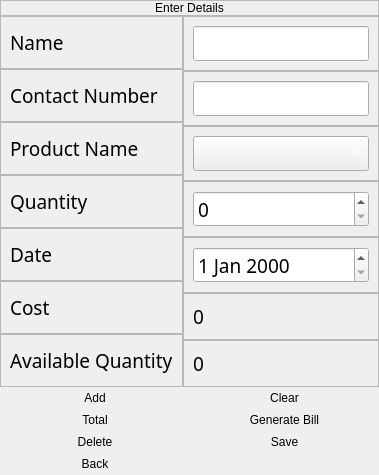
                  <widget class="QFrame" name="frame_34">
                   <property name="sizePolicy">
                    <sizepolicy hsizetype="Fixed" vsizetype="Expanding">
                     <horstretch>0</horstretch>
                     <verstretch>0</verstretch>
                    </sizepolicy>
                   </property>
                   <property name="frameShape">
                    <enum>QFrame::NoFrame</enum>
                   </property>
                   <property name="frameShadow">
                    <enum>QFrame::Plain</enum>
                   </property>
                   <layout class="QVBoxLayout" name="verticalLayout_20">
                    <property name="spacing">
                     <number>0</number>
                    </property>
                    <property name="leftMargin">
                     <number>0</number>
                    </property>
                    <property name="topMargin">
                     <number>0</number>
                    </property>
                    <property name="rightMargin">
                     <number>0</number>
                    </property>
                    <property name="bottomMargin">
                     <number>0</number>
                    </property>
                    <item>
                     <widget class="QFrame" name="frame_35">
                      <property name="sizePolicy">
                       <sizepolicy hsizetype="Preferred" vsizetype="Fixed">
                        <horstretch>0</horstretch>
                        <verstretch>0</verstretch>
                       </sizepolicy>
                      </property>
                      <property name="frameShape">
                       <enum>QFrame::StyledPanel</enum>
                      </property>
                      <property name="frameShadow">
                       <enum>QFrame::Raised</enum>
                      </property>
                      <layout class="QVBoxLayout" name="verticalLayout_16">
                       <property name="spacing">
                        <number>0</number>
                       </property>
                       <property name="leftMargin">
                        <number>0</number>
                       </property>
                       <property name="topMargin">
                        <number>0</number>
                       </property>
                       <property name="rightMargin">
                        <number>0</number>
                       </property>
                       <property name="bottomMargin">
                        <number>0</number>
                       </property>
                       <item>
                        <widget class="QLabel" name="label_15">
                         <property name="styleSheet">
                          <string notr="true">font: 16pt &quot;Century Gothic&quot;;</string>
                         </property>
                         <property name="text">
                          <string>Enter Details</string>
                         </property>
                         <property name="alignment">
                          <set>Qt::AlignCenter</set>
                         </property>
                        </widget>
                       </item>
                      </layout>
                     </widget>
                    </item>
                    <item>
                     <widget class="QFrame" name="frame_12">
                      <property name="sizePolicy">
                       <sizepolicy hsizetype="Fixed" vsizetype="Fixed">
                        <horstretch>0</horstretch>
                        <verstretch>0</verstretch>
                       </sizepolicy>
                      </property>
                      <property name="font">
                       <font>
                        <family>Century Gothic</family>
                        <pointsize>14</pointsize>
                       </font>
                      </property>
                      <property name="autoFillBackground">
                       <bool>false</bool>
                      </property>
                      <property name="frameShape">
                       <enum>QFrame::NoFrame</enum>
                      </property>
                      <property name="frameShadow">
                       <enum>QFrame::Plain</enum>
                      </property>
                      <layout class="QHBoxLayout" name="horizontalLayout_7">
                       <property name="spacing">
                        <number>0</number>
                       </property>
                       <property name="sizeConstraint">
                        <enum>QLayout::SetDefaultConstraint</enum>
                       </property>
                       <property name="leftMargin">
                        <number>0</number>
                       </property>
                       <property name="topMargin">
                        <number>0</number>
                       </property>
                       <property name="rightMargin">
                        <number>0</number>
                       </property>
                       <property name="bottomMargin">
                        <number>0</number>
                       </property>
                       <item>
                        <widget class="QFrame" name="frame_15">
                         <property name="frameShape">
                          <enum>QFrame::NoFrame</enum>
                         </property>
                         <property name="frameShadow">
                          <enum>QFrame::Plain</enum>
                         </property>
                         <layout class="QVBoxLayout" name="verticalLayout_13">
                          <property name="spacing">
                           <number>0</number>
                          </property>
                          <property name="leftMargin">
                           <number>0</number>
                          </property>
                          <property name="topMargin">
                           <number>0</number>
                          </property>
                          <property name="rightMargin">
                           <number>0</number>
                          </property>
                          <property name="bottomMargin">
                           <number>0</number>
                          </property>
                          <item>
                           <widget class="QFrame" name="frame_27">
                            <property name="styleSheet">
                             <string notr="true">font: 16pt &quot;Century Gothic&quot;;</string>
                            </property>
                            <property name="frameShape">
                             <enum>QFrame::StyledPanel</enum>
                            </property>
                            <property name="frameShadow">
                             <enum>QFrame::Raised</enum>
                            </property>
                            <layout class="QVBoxLayout" name="verticalLayout_21">
                             <item>
                              <widget class="QLabel" name="label_6">
                               <property name="styleSheet">
                                <string notr="true">font: 12pt &quot;Century Gothic&quot;;
</string>
                               </property>
                               <property name="text">
                                <string>Name</string>
                               </property>
                              </widget>
                             </item>
                            </layout>
                           </widget>
                          </item>
                          <item>
                           <widget class="QFrame" name="frame_31">
                            <property name="frameShape">
                             <enum>QFrame::StyledPanel</enum>
                            </property>
                            <property name="frameShadow">
                             <enum>QFrame::Raised</enum>
                            </property>
                            <layout class="QVBoxLayout" name="verticalLayout_22">
                             <item>
                              <widget class="QLabel" name="label_7">
                               <property name="styleSheet">
                                <string notr="true">font: 12pt &quot;Century Gothic&quot;;
</string>
                               </property>
                               <property name="text">
                                <string>Contact Number</string>
                               </property>
                              </widget>
                             </item>
                            </layout>
                           </widget>
                          </item>
                          <item>
                           <widget class="QFrame" name="frame_26">
                            <property name="frameShape">
                             <enum>QFrame::StyledPanel</enum>
                            </property>
                            <property name="frameShadow">
                             <enum>QFrame::Raised</enum>
                            </property>
                            <layout class="QVBoxLayout" name="verticalLayout_23">
                             <item>
                              <widget class="QLabel" name="label_8">
                               <property name="styleSheet">
                                <string notr="true">font: 12pt &quot;Century Gothic&quot;;
</string>
                               </property>
                               <property name="text">
                                <string>Product Name</string>
                               </property>
                              </widget>
                             </item>
                            </layout>
                           </widget>
                          </item>
                          <item>
                           <widget class="QFrame" name="frame_28">
                            <property name="frameShape">
                             <enum>QFrame::StyledPanel</enum>
                            </property>
                            <property name="frameShadow">
                             <enum>QFrame::Raised</enum>
                            </property>
                            <layout class="QVBoxLayout" name="verticalLayout_25">
                             <item>
                              <widget class="QLabel" name="label_10">
                               <property name="styleSheet">
                                <string notr="true">font: 12pt &quot;Century Gothic&quot;;
</string>
                               </property>
                               <property name="text">
                                <string>Quantity</string>
                               </property>
                              </widget>
                             </item>
                            </layout>
                           </widget>
                          </item>
                          <item>
                           <widget class="QFrame" name="frame_29">
                            <property name="frameShape">
                             <enum>QFrame::StyledPanel</enum>
                            </property>
                            <property name="frameShadow">
                             <enum>QFrame::Raised</enum>
                            </property>
                            <layout class="QVBoxLayout" name="verticalLayout_26">
                             <item>
                              <widget class="QLabel" name="label_11">
                               <property name="styleSheet">
                                <string notr="true">font: 12pt &quot;Century Gothic&quot;;
</string>
                               </property>
                               <property name="text">
                                <string>Date</string>
                               </property>
                              </widget>
                             </item>
                            </layout>
                           </widget>
                          </item>
                          <item>
                           <widget class="QFrame" name="frame_24">
                            <property name="frameShape">
                             <enum>QFrame::StyledPanel</enum>
                            </property>
                            <property name="frameShadow">
                             <enum>QFrame::Raised</enum>
                            </property>
                            <layout class="QVBoxLayout" name="verticalLayout_27">
                             <item>
                              <widget class="QLabel" name="label_12">
                               <property name="styleSheet">
                                <string notr="true">font: 12pt &quot;Century Gothic&quot;;
</string>
                               </property>
                               <property name="text">
                                <string>Cost</string>
                               </property>
                              </widget>
                             </item>
                            </layout>
                           </widget>
                          </item>
                          <item>
                           <widget class="QFrame" name="frame_25">
                            <property name="frameShape">
                             <enum>QFrame::StyledPanel</enum>
                            </property>
                            <property name="frameShadow">
                             <enum>QFrame::Raised</enum>
                            </property>
                            <layout class="QVBoxLayout" name="verticalLayout_28">
                             <item>
                              <widget class="QLabel" name="label_13">
                               <property name="styleSheet">
                                <string notr="true">font: 12pt &quot;Century Gothic&quot;;
</string>
                               </property>
                               <property name="text">
                                <string>Available Quantity</string>
                               </property>
                              </widget>
                             </item>
                            </layout>
                           </widget>
                          </item>
                         </layout>
                        </widget>
                       </item>
                       <item>
                        <widget class="QFrame" name="frame_14">
                         <property name="frameShape">
                          <enum>QFrame::NoFrame</enum>
                         </property>
                         <property name="frameShadow">
                          <enum>QFrame::Plain</enum>
                         </property>
                         <layout class="QVBoxLayout" name="verticalLayout_12">
                          <property name="spacing">
                           <number>0</number>
                          </property>
                          <property name="leftMargin">
                           <number>0</number>
                          </property>
                          <property name="topMargin">
                           <number>0</number>
                          </property>
                          <property name="rightMargin">
                           <number>0</number>
                          </property>
                          <property name="bottomMargin">
                           <number>0</number>
                          </property>
                          <item alignment="Qt::AlignVCenter">
                           <widget class="QFrame" name="frame_19">
                            <property name="frameShape">
                             <enum>QFrame::StyledPanel</enum>
                            </property>
                            <property name="frameShadow">
                             <enum>QFrame::Raised</enum>
                            </property>
                            <layout class="QVBoxLayout" name="verticalLayout_31">
                             <item alignment="Qt::AlignVCenter">
                              <widget class="QLineEdit" name="customer_name">
                               <property name="sizePolicy">
                                <sizepolicy hsizetype="Preferred" vsizetype="Fixed">
                                 <horstretch>0</horstretch>
                                 <verstretch>0</verstretch>
                                </sizepolicy>
                               </property>
                               <property name="placeholderText">
                                <string/>
                               </property>
                              </widget>
                             </item>
                            </layout>
                           </widget>
                          </item>
                          <item>
                           <widget class="QFrame" name="frame_23">
                            <property name="frameShape">
                             <enum>QFrame::StyledPanel</enum>
                            </property>
                            <property name="frameShadow">
                             <enum>QFrame::Raised</enum>
                            </property>
                            <layout class="QVBoxLayout" name="verticalLayout_32">
                             <item>
                              <widget class="QLineEdit" name="customer_contact_number">
                               <property name="sizePolicy">
                                <sizepolicy hsizetype="Preferred" vsizetype="Fixed">
                                 <horstretch>0</horstretch>
                                 <verstretch>0</verstretch>
                                </sizepolicy>
                               </property>
                               <property name="maxLength">
                                <number>10</number>
                               </property>
                               <property name="placeholderText">
                                <string/>
                               </property>
                              </widget>
                             </item>
                            </layout>
                           </widget>
                          </item>
                          <item>
                           <widget class="QFrame" name="frame_16">
                            <property name="frameShape">
                             <enum>QFrame::StyledPanel</enum>
                            </property>
                            <property name="frameShadow">
                             <enum>QFrame::Raised</enum>
                            </property>
                            <layout class="QVBoxLayout" name="verticalLayout_33">
                             <item>
                              <widget class="QComboBox" name="order_product_combo">
                               <property name="cursor">
                                <cursorShape>PointingHandCursor</cursorShape>
                               </property>
                               <property name="styleSheet">
                                <string notr="true">font: 10pt &quot;Century Gothic&quot;;
color: rgb(255, 255, 255);</string>
                               </property>
                              </widget>
                             </item>
                            </layout>
                           </widget>
                          </item>
                          <item>
                           <widget class="QFrame" name="frame_17">
                            <property name="frameShape">
                             <enum>QFrame::StyledPanel</enum>
                            </property>
                            <property name="frameShadow">
                             <enum>QFrame::Raised</enum>
                            </property>
                            <layout class="QVBoxLayout" name="verticalLayout_35">
                             <item>
                              <widget class="QSpinBox" name="order_quantity">
                               <property name="maximum">
                                <number>9999</number>
                               </property>
                              </widget>
                             </item>
                            </layout>
                           </widget>
                          </item>
                          <item>
                           <widget class="QFrame" name="frame_18">
                            <property name="frameShape">
                             <enum>QFrame::StyledPanel</enum>
                            </property>
                            <property name="frameShadow">
                             <enum>QFrame::Raised</enum>
                            </property>
                            <layout class="QVBoxLayout" name="verticalLayout_36">
                             <item>
                              <widget class="QDateEdit" name="order_date"/>
                             </item>
                            </layout>
                           </widget>
                          </item>
                          <item>
                           <widget class="QFrame" name="frame_20">
                            <property name="frameShape">
                             <enum>QFrame::StyledPanel</enum>
                            </property>
                            <property name="frameShadow">
                             <enum>QFrame::Raised</enum>
                            </property>
                            <layout class="QVBoxLayout" name="verticalLayout_37">
                             <item>
                              <widget class="QLabel" name="order_cost">
                               <property name="styleSheet">
                                <string notr="true">font: 12pt &quot;Century Gothic&quot;;
</string>
                               </property>
                               <property name="text">
                                <string>0</string>
                               </property>
                              </widget>
                             </item>
                            </layout>
                           </widget>
                          </item>
                          <item>
                           <widget class="QFrame" name="frame_21">
                            <property name="frameShape">
                             <enum>QFrame::StyledPanel</enum>
                            </property>
                            <property name="frameShadow">
                             <enum>QFrame::Raised</enum>
                            </property>
                            <layout class="QVBoxLayout" name="verticalLayout_38">
                             <item>
                              <widget class="QLabel" name="order_available_quantity">
                               <property name="styleSheet">
                                <string notr="true">font: 12pt &quot;Century Gothic&quot;;
</string>
                               </property>
                               <property name="text">
                                <string>0</string>
                               </property>
                              </widget>
                             </item>
                            </layout>
                           </widget>
                          </item>
                         </layout>
                        </widget>
                       </item>
                      </layout>
                     </widget>
                    </item>
                    <item>
                     <widget class="QFrame" name="frame_13">
                      <property name="sizePolicy">
                       <sizepolicy hsizetype="Preferred" vsizetype="Preferred">
                        <horstretch>0</horstretch>
                        <verstretch>0</verstretch>
                       </sizepolicy>
                      </property>
                      <property name="frameShape">
                       <enum>QFrame::NoFrame</enum>
                      </property>
                      <property name="frameShadow">
                       <enum>QFrame::Plain</enum>
                      </property>
                      <layout class="QGridLayout" name="gridLayout">
                       <property name="leftMargin">
                        <number>0</number>
                       </property>
                       <property name="topMargin">
                        <number>0</number>
                       </property>
                       <property name="rightMargin">
                        <number>0</number>
                       </property>
                       <property name="bottomMargin">
                        <number>0</number>
                       </property>
                       <property name="spacing">
                        <number>0</number>
                       </property>
                       <item row="1" column="1">
                        <widget class="QPushButton" name="order_generate_bill_btn">
                         <property name="cursor">
                          <cursorShape>PointingHandCursor</cursorShape>
                         </property>
                         <property name="styleSheet">
                          <string notr="true">font: 16pt &quot;Century Gothic&quot;;</string>
                         </property>
                         <property name="text">
                          <string>Generate Bill</string>
                         </property>
                         <property name="flat">
                          <bool>true</bool>
                         </property>
                        </widget>
                       </item>
                       <item row="1" column="0">
                        <widget class="QPushButton" name="order_total_btn">
                         <property name="cursor">
                          <cursorShape>PointingHandCursor</cursorShape>
                         </property>
                         <property name="styleSheet">
                          <string notr="true">font: 16pt &quot;Century Gothic&quot;;</string>
                         </property>
                         <property name="text">
                          <string>Total</string>
                         </property>
                         <property name="flat">
                          <bool>true</bool>
                         </property>
                        </widget>
                       </item>
                       <item row="2" column="1">
                        <widget class="QPushButton" name="order_save">
                         <property name="cursor">
                          <cursorShape>PointingHandCursor</cursorShape>
                         </property>
                         <property name="styleSheet">
                          <string notr="true">font: 16pt &quot;Century Gothic&quot;;</string>
                         </property>
                         <property name="text">
                          <string>Save</string>
                         </property>
                         <property name="flat">
                          <bool>true</bool>
                         </property>
                        </widget>
                       </item>
                       <item row="2" column="0">
                        <widget class="QPushButton" name="order_delete">
                         <property name="sizePolicy">
                          <sizepolicy hsizetype="Minimum" vsizetype="Fixed">
                           <horstretch>0</horstretch>
                           <verstretch>0</verstretch>
                          </sizepolicy>
                         </property>
                         <property name="cursor">
                          <cursorShape>PointingHandCursor</cursorShape>
                         </property>
                         <property name="styleSheet">
                          <string notr="true">font: 16pt &quot;Century Gothic&quot;;</string>
                         </property>
                         <property name="text">
                          <string>Delete</string>
                         </property>
                         <property name="iconSize">
                          <size>
                           <width>30</width>
                           <height>30</height>
                          </size>
                         </property>
                         <property name="flat">
                          <bool>true</bool>
                         </property>
                        </widget>
                       </item>
                       <item row="0" column="0">
                        <widget class="QPushButton" name="order_add_btn">
                         <property name="cursor">
                          <cursorShape>PointingHandCursor</cursorShape>
                         </property>
                         <property name="styleSheet">
                          <string notr="true">font: 16pt &quot;Century Gothic&quot;;</string>
                         </property>
                         <property name="text">
                          <string>Add</string>
                         </property>
                         <property name="flat">
                          <bool>true</bool>
                         </property>
                        </widget>
                       </item>
                       <item row="0" column="1">
                        <widget class="QPushButton" name="order_clear_btn">
                         <property name="cursor">
                          <cursorShape>PointingHandCursor</cursorShape>
                         </property>
                         <property name="styleSheet">
                          <string notr="true">font: 16pt &quot;Century Gothic&quot;;</string>
                         </property>
                         <property name="text">
                          <string>Clear</string>
                         </property>
                         <property name="flat">
                          <bool>true</bool>
                         </property>
                        </widget>
                       </item>
                       <item row="3" column="0">
                        <widget class="QPushButton" name="order_back_btn">
                         <property name="sizePolicy">
                          <sizepolicy hsizetype="Minimum" vsizetype="Fixed">
                           <horstretch>0</horstretch>
                           <verstretch>0</verstretch>
                          </sizepolicy>
                         </property>
                         <property name="cursor">
                          <cursorShape>PointingHandCursor</cursorShape>
                         </property>
                         <property name="styleSheet">
                          <string notr="true">font: 16pt &quot;Century Gothic&quot;;</string>
                         </property>
                         <property name="text">
                          <string>Back</string>
                         </property>
                         <property name="iconSize">
                          <size>
                           <width>30</width>
                           <height>30</height>
                          </size>
                         </property>
                         <property name="flat">
                          <bool>true</bool>
                         </property>
                        </widget>
                       </item>
                      </layout>
                     </widget>
                    </item>
                   </layout>
                  </widget>
